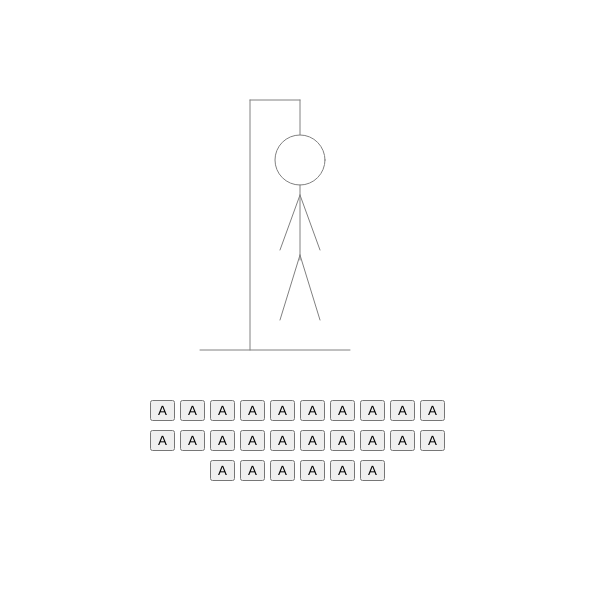
Frame 1 (no input)
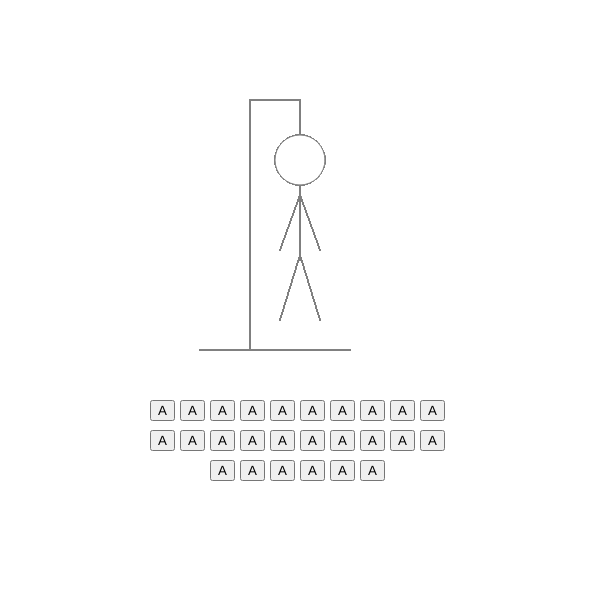
Frame 60 (no input)
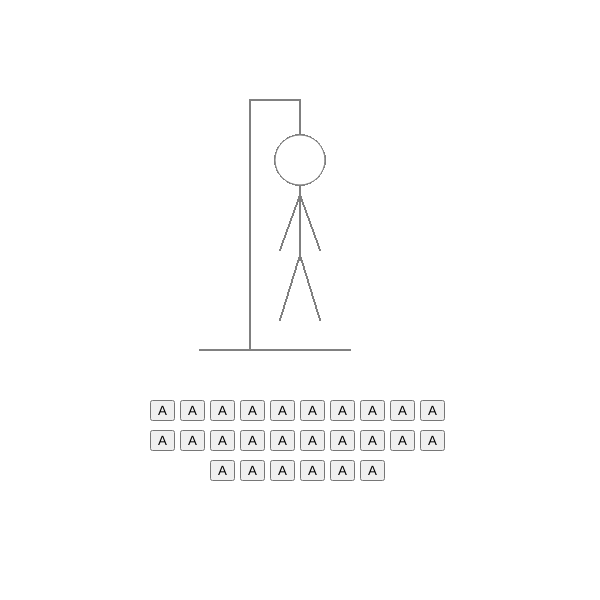
Frame 120 (the mouse pressed at the canvas centre since frame 60)

The p5.js sketch that drew these frames (run headless with seeded random() and noise() and a simulated clock; from frame 60 on, the mouse is pressed at the canvas centre):

// p5.js sketch
// ── sketch.js
var button;
var words=[];

function setup () {
  createCanvas(600,600);
  for(var i = 150; i < 450; i=i+30){
    var c ='A';
    button = createButton(c);
    button.position(i,400);
    c=c+'A';
  }
   
  for(var i = 150; i < 450; i=i+30){
    button = createButton('A');
    button.position(i,430);
  }
  
  for(var i = 210; i < 390; i=i+30){
    button = createButton('A');
    button.position(i,460);
  }
}

function draw () {

 stroke("gray");
 line(250,100,250,350);//gallows
 line(250,100,300,100);//top line
 line(200,350,350,350);//base line
 line(300,100,300,150);//rope

 fill(255);
 circle(300,160,50);//head
 line(300,185,300,260);//body
 line(300,195,280,250);//left hand
 line(300,195,320,250);//right hand
 line(300,255,280,320);//left leg
 line(300,255,320,320);//right leg

 //var word= words[Math.floor(Math.random()*words.length()];

}
